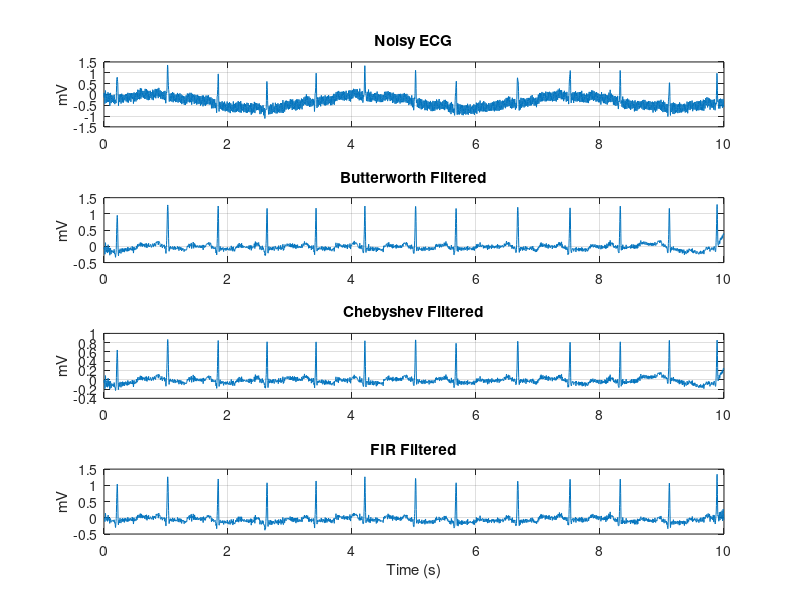

Reproduce this figure in MATLAB. (Note: this script raises an error after producing the figure.)
%% Step 5: Comparison of All Filters
load('ecg_data.mat');
load('butter_result.mat');
load('cheby_result.mat');
load('fir_result.mat');
%% Time-Domain Comparison
figure;
subplot(4,1,1);plot(timeAxis,noisyEcgSignal);title('Noisy ECG');ylabel('mV');grid on;
subplot(4,1,2);plot(timeAxis,ecgCleanedButterworth);title('Butterworth Filtered');ylabel('mV');grid on;
subplot(4,1,3);plot(timeAxis,ecgCleanedChebyshev);title('Chebyshev Filtered');ylabel('mV');grid on;
subplot(4,1,4);plot(timeAxis,ecgCleanedFir);title('FIR Filtered');ylabel('mV');xlabel('Time (s)');grid on;
%% PSD Comparison
[psdNoisySignal,psdFreqAxis]=pwelch(noisyEcgSignal,hamming(512),256,1024,samplingFrequency);
[psdButterworthSignal,~]=pwelch(ecgCleanedButterworth,hamming(512),256,1024,samplingFrequency);
[psdChebyshevSignal,~]=pwelch(ecgCleanedChebyshev,hamming(512),256,1024,samplingFrequency);
[psdFirSignal,~]=pwelch(ecgCleanedFir,hamming(512),256,1024,samplingFrequency);
figure;
plot(psdFreqAxis,10*log10(psdNoisySignal),'m');hold on;
plot(psdFreqAxis,10*log10(psdButterworthSignal),'b');
plot(psdFreqAxis,10*log10(psdChebyshevSignal),'r');
plot(psdFreqAxis,10*log10(psdFirSignal),'g');
legend('Noisy','Butterworth','Chebyshev','FIR');
xlabel('Frequency (Hz)');ylabel('Power/Frequency (dB/Hz)');
title('PSD Comparison: All Filters');xlim([0 180]);grid on;
xline(0.5,'--c','0.5 Hz');xline(50,'--m','50 Hz');xline(100,'--y','100 Hz');
%% Spectrograms
figure;
subplot(2,2,1);spectrogram(noisyEcgSignal,hamming(256),128,512,samplingFrequency,'yaxis');title('Spectrogram (Noisy ECG)');
subplot(2,2,2);spectrogram(ecgCleanedButterworth,hamming(256),128,512,samplingFrequency,'yaxis');title('Spectrogram (Butterworth)');
subplot(2,2,3);spectrogram(ecgCleanedChebyshev,hamming(256),128,512,samplingFrequency,'yaxis');title('Spectrogram (Chebyshev)');
subplot(2,2,4);spectrogram(ecgCleanedFir,hamming(256),128,512,samplingFrequency,'yaxis');title('Spectrogram (FIR)');
%% SNR
removedNoiseButter=noisyEcgSignal-ecgCleanedButterworth;
removedNoiseCheby=noisyEcgSignal-ecgCleanedChebyshev;
removedNoiseFir=noisyEcgSignal-ecgCleanedFir;
outputSnrButterworth=10*log10(sum(ecgCleanedButterworth.^2)/sum(removedNoiseButter.^2));
outputSnrChebyshev=10*log10(sum(ecgCleanedChebyshev.^2)/sum(removedNoiseCheby.^2));
outputSnrFir=10*log10(sum(ecgCleanedFir.^2)/sum(removedNoiseFir.^2));
fprintf('SNR indicator Butterworth : %.2f dB\n',outputSnrButterworth);
fprintf('SNR indicator Chebyshev   : %.2f dB\n',outputSnrChebyshev);
fprintf('SNR indicator FIR         : %.2f dB\n',outputSnrFir);
%% Phase Response Comparison - High-Pass
freqResponsePoints=8192;
[butterworthHpFreqResponse,highPassFreqAxis]=freqz(butterworthHpNumerator,butterworthHpDenominator,freqResponsePoints,samplingFrequency);
[chebyshevHpFreqResponse,~]=freqz(chebyshevHpNumerator,chebyshevHpDenominator,freqResponsePoints,samplingFrequency);
[firHpFreqResponse,~]=freqz(firHighPassNumerator,1,freqResponsePoints,samplingFrequency);
figure;
subplot(2,1,1);
plot(highPassFreqAxis,20*log10(abs(butterworthHpFreqResponse)),'b','LineWidth',1.4);hold on;
plot(highPassFreqAxis,20*log10(abs(chebyshevHpFreqResponse)),'r','LineWidth',1.4);
plot(highPassFreqAxis,20*log10(abs(firHpFreqResponse)),'g','LineWidth',1.4);
xline(0.5,'--m','0.5 Hz');ylim([-80 5]);xlim([0 5]);
legend('Butterworth HP','Chebyshev HP','FIR HP','Location','southeast');
xlabel('Frequency (Hz)');ylabel('Magnitude (dB)');
title('High-Pass: Magnitude Response Comparison');grid on;
subplot(2,1,2);
plot(highPassFreqAxis,unwrap(angle(butterworthHpFreqResponse))*180/pi,'b','LineWidth',1.4);hold on;
plot(highPassFreqAxis,unwrap(angle(chebyshevHpFreqResponse))*180/pi,'r','LineWidth',1.4);
plot(highPassFreqAxis,unwrap(angle(firHpFreqResponse))*180/pi,'g','LineWidth',1.4);
xline(0.5,'--g','0.5 Hz');xlim([0 10]);
legend('Butterworth HP','Chebyshev HP','FIR HP','Location','northeast');
xlabel('Frequency (Hz)');ylabel('Phase (degrees)');
title('High-Pass: Phase Response Comparison');grid on;
%% Phase Response Comparison - Low-Pass
[butterworthLpFreqResponse,lowPassFreqAxis]=freqz(butterworthLpNumerator,butterworthLpDenominator,freqResponsePoints,samplingFrequency);
[chebyshevLpFreqResponse,~]=freqz(chebyshevLpNumerator,chebyshevLpDenominator,freqResponsePoints,samplingFrequency);
[firLpFreqResponse,~]=freqz(firLowPassNumerator,1,freqResponsePoints,samplingFrequency);
figure;
subplot(2,1,1);
plot(lowPassFreqAxis,20*log10(abs(butterworthLpFreqResponse)),'b','LineWidth',1.4);hold on;
plot(lowPassFreqAxis,20*log10(abs(chebyshevLpFreqResponse)),'r','LineWidth',1.4);
plot(lowPassFreqAxis,20*log10(abs(firLpFreqResponse)),'g','LineWidth',1.4);
xline(100,'--r','100 Hz');xline(150,'m--','150 Hz');ylim([-100 5]);xlim([0 180]);
legend('Butterworth LP','Chebyshev LP','FIR LP','Location','southwest');
xlabel('Frequency (Hz)');ylabel('Magnitude (dB)');
title('Low-Pass: Magnitude Response Comparison');grid on;
subplot(2,1,2);
plot(lowPassFreqAxis,unwrap(angle(butterworthLpFreqResponse))*180/pi,'b','LineWidth',1.4);hold on;
plot(lowPassFreqAxis,unwrap(angle(chebyshevLpFreqResponse))*180/pi,'r','LineWidth',1.4);
plot(lowPassFreqAxis,unwrap(angle(firLpFreqResponse))*180/pi,'g','LineWidth',1.4);
xline(100,'--g','100 Hz');xlim([0 180]);
legend('Butterworth LP','Chebyshev LP','FIR LP','Location','southwest');
xlabel('Frequency (Hz)');ylabel('Phase (degrees)');
title('Low-Pass: Phase Response Comparison');grid on;
%% Group Delay Comparison
figure;
subplot(2,1,1);
[groupDelayButterworthHp,groupDelayFreqAxis]=grpdelay(butterworthHpNumerator,butterworthHpDenominator,freqResponsePoints,samplingFrequency);
[groupDelayChebyshevHp,~]=grpdelay(chebyshevHpNumerator,chebyshevHpDenominator,freqResponsePoints,samplingFrequency);
[groupDelayFirHp,~]=grpdelay(firHighPassNumerator,1,freqResponsePoints,samplingFrequency);
plot(groupDelayFreqAxis,groupDelayButterworthHp,'b','LineWidth',1.4);hold on;
plot(groupDelayFreqAxis,groupDelayChebyshevHp,'r','LineWidth',1.4);
plot(groupDelayFreqAxis,groupDelayFirHp,'g','LineWidth',1.4);
xline(0.5,'--y','0.5 Hz');xlim([0 10]);
legend('Butterworth HP','Chebyshev HP','FIR HP');
xlabel('Frequency (Hz)');ylabel('Group Delay (samples)');
title('High-Pass: Group Delay Comparison');grid on;
subplot(2,1,2);
[groupDelayButterworthLp,groupDelayLpFreqAxis]=grpdelay(butterworthLpNumerator,butterworthLpDenominator,freqResponsePoints,samplingFrequency);
[groupDelayChebyshevLp,~]=grpdelay(chebyshevLpNumerator,chebyshevLpDenominator,freqResponsePoints,samplingFrequency);
[groupDelayFirLp,~]=grpdelay(firLowPassNumerator,1,freqResponsePoints,samplingFrequency);
plot(groupDelayLpFreqAxis,groupDelayButterworthLp,'b','LineWidth',1.4);hold on;
plot(groupDelayLpFreqAxis,groupDelayChebyshevLp,'r','LineWidth',1.4);
plot(groupDelayLpFreqAxis,groupDelayFirLp,'g','LineWidth',1.4);
xline(100,'--m','100 Hz');xlim([0 180]);
legend('Butterworth LP','Chebyshev LP','FIR LP');
xlabel('Frequency (Hz)');ylabel('Group Delay (samples)');
title('Low-Pass: Group Delay Comparison');grid on;
%% Removed Noise Plots
figure;
subplot(3,1,1);plot(timeAxis,removedNoiseButter);title('Removed Noise (Butterworth)');xlabel('Time (s)');ylabel('mV');grid on;
subplot(3,1,2);plot(timeAxis,removedNoiseCheby);title('Removed Noise (Chebyshev)');xlabel('Time (s)');ylabel('mV');grid on;
subplot(3,1,3);plot(timeAxis,removedNoiseFir);title('Removed Noise (FIR)');xlabel('Time (s)');ylabel('mV');grid on;
